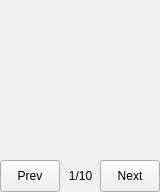
<?xml version="1.0" encoding="UTF-8"?>
<ui version="4.0">
 <class>QRCodeSequence</class>
 <widget class="QWidget" name="QRCodeSequence">
  <property name="geometry">
   <rect>
    <x>0</x>
    <y>0</y>
    <width>160</width>
    <height>192</height>
   </rect>
  </property>
  <property name="windowTitle">
   <string>Form</string>
  </property>
  <widget class="QPushButton" name="prevButton">
   <property name="geometry">
    <rect>
     <x>0</x>
     <y>160</y>
     <width>60</width>
     <height>32</height>
    </rect>
   </property>
   <property name="text">
    <string>Prev</string>
   </property>
   <property name="autoDefault">
    <bool>false</bool>
   </property>
   <property name="default">
    <bool>false</bool>
   </property>
  </widget>
  <widget class="QPushButton" name="nextButton">
   <property name="geometry">
    <rect>
     <x>100</x>
     <y>160</y>
     <width>60</width>
     <height>32</height>
    </rect>
   </property>
   <property name="text">
    <string>Next</string>
   </property>
   <property name="default">
    <bool>false</bool>
   </property>
<property name="autoDefault">
<bool>false</bool>
</property>
  </widget>
  <widget class="QLabel" name="pageLabel">
   <property name="geometry">
    <rect>
     <x>60</x>
     <y>160</y>
     <width>41</width>
     <height>32</height>
    </rect>
   </property>
   <property name="text">
    <string>1/10</string>
   </property>
   <property name="alignment">
    <set>Qt::AlignCenter</set>
   </property>
  </widget>
  <widget class="QPushButton" name="qrCode">
   <property name="geometry">
    <rect>
     <x>0</x>
     <y>0</y>
     <width>160</width>
     <height>150</height>
    </rect>
   </property>
   <property name="text">
    <string/>
   </property>
   <property name="iconSize">
    <size>
     <width>150</width>
     <height>150</height>
    </size>
   </property>
   <property name="flat">
    <bool>true</bool>
   </property>
  </widget>
 </widget>
 <resources/>
 <connections/>
</ui>
